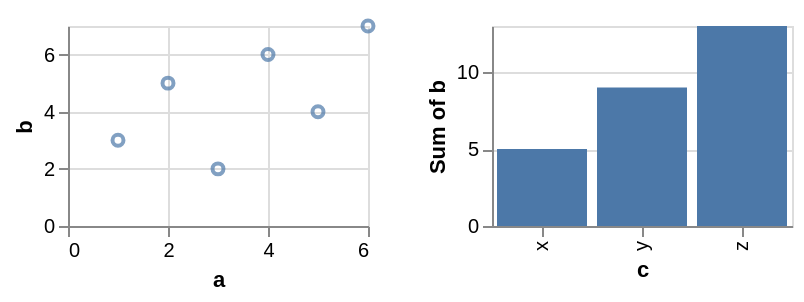

Express this chart as Vega-Lite.
### Vega-Lite specification from a JSON file in a GitHub repository (floating-point values rounded to 4 significant figures)
{"$schema": "https://vega.github.io/schema/vega-lite/v6.json", "data": {"values": [{"a": 1, "b": 3, "c": "x", "d": "2020-01-01"}, {"a": 2, "b": 5, "c": "y", "d": "2020-03-01"}, {"a": 3, "b": 2, "c": "x", "d": "2020-06-01"}, {"a": 4, "b": 6, "c": "z", "d": "2020-09-01"}, {"a": 5, "b": 4, "c": "y", "d": "2021-01-01"}, {"a": 6, "b": 7, "c": "z", "d": "2021-04-01"}]}, "hconcat": [{"width": 150, "height": 100, "mark": "point", "encoding": {"x": {"field": "a", "type": "quantitative"}, "y": {"field": "b", "type": "quantitative"}}, "params": [{"name": "brush", "select": {"type": "interval", "encodings": ["x"]}}]}, {"width": 150, "height": 100, "mark": "bar", "encoding": {"x": {"field": "c", "type": "nominal"}, "y": {"field": "b", "type": "quantitative", "aggregate": "sum"}}, "transform": [{"filter": {"param": "brush"}}]}]}
